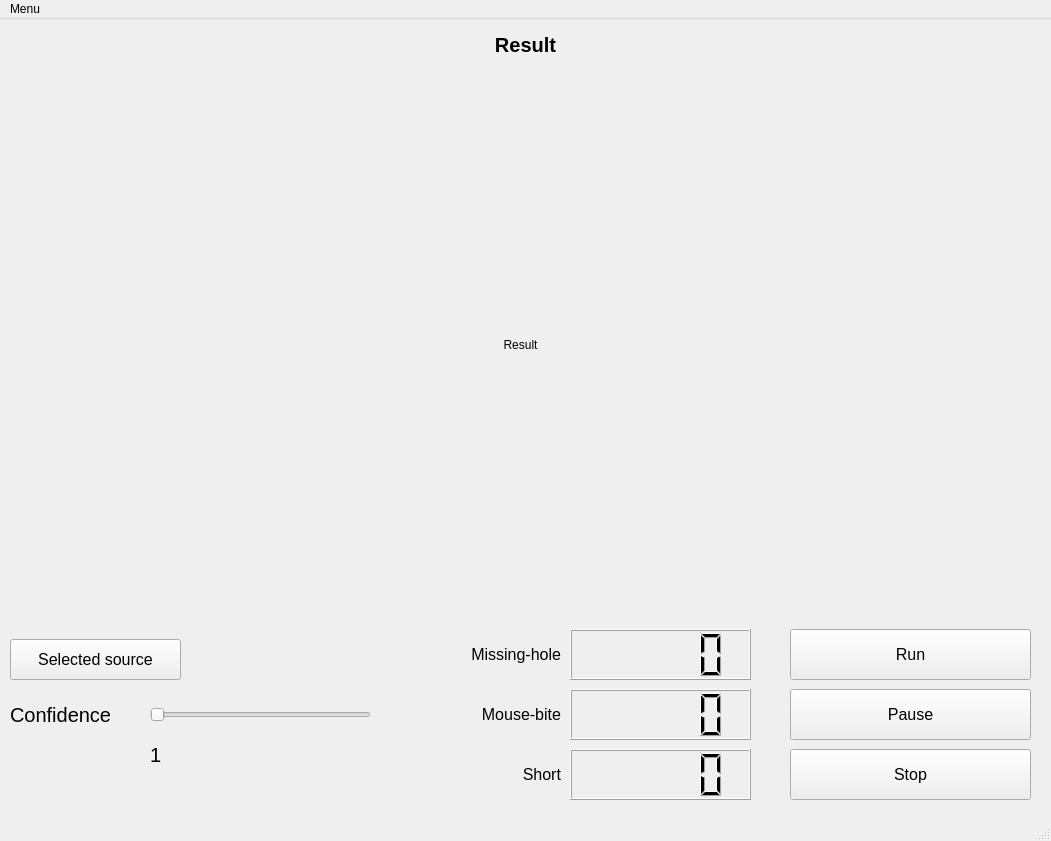
<?xml version="1.0" encoding="UTF-8"?>
<ui version="4.0">
 <class>MainWindow</class>
 <widget class="QMainWindow" name="MainWindow">
  <property name="geometry">
   <rect>
    <x>0</x>
    <y>0</y>
    <width>1051</width>
    <height>841</height>
   </rect>
  </property>
  <property name="windowTitle">
   <string>MainWindow</string>
  </property>
  <widget class="QWidget" name="centralwidget">
   <widget class="QLabel" name="resultimg">
    <property name="geometry">
     <rect>
      <x>10</x>
      <y>50</y>
      <width>1021</width>
      <height>551</height>
     </rect>
    </property>
    <property name="text">
     <string>Result</string>
    </property>
    <property name="alignment">
     <set>Qt::AlignCenter</set>
    </property>
   </widget>
   <widget class="QLabel" name="label_2">
    <property name="geometry">
     <rect>
      <x>10</x>
      <y>10</y>
      <width>1031</width>
      <height>31</height>
     </rect>
    </property>
    <property name="font">
     <font>
      <pointsize>15</pointsize>
      <weight>75</weight>
      <bold>true</bold>
     </font>
    </property>
    <property name="text">
     <string>Result</string>
    </property>
    <property name="alignment">
     <set>Qt::AlignCenter</set>
    </property>
   </widget>
   <widget class="QLCDNumber" name="hole_dp">
    <property name="geometry">
     <rect>
      <x>570</x>
      <y>610</y>
      <width>181</width>
      <height>51</height>
     </rect>
    </property>
   </widget>
   <widget class="QLabel" name="label">
    <property name="geometry">
     <rect>
      <x>440</x>
      <y>610</y>
      <width>121</width>
      <height>51</height>
     </rect>
    </property>
    <property name="font">
     <font>
      <pointsize>12</pointsize>
     </font>
    </property>
    <property name="text">
     <string>Missing-hole</string>
    </property>
    <property name="alignment">
     <set>Qt::AlignRight|Qt::AlignTrailing|Qt::AlignVCenter</set>
    </property>
   </widget>
   <widget class="QSlider" name="conf_slider">
    <property name="geometry">
     <rect>
      <x>150</x>
      <y>680</y>
      <width>221</width>
      <height>31</height>
     </rect>
    </property>
    <property name="font">
     <font>
      <pointsize>1</pointsize>
     </font>
    </property>
    <property name="minimum">
     <number>1</number>
    </property>
    <property name="maximum">
     <number>100</number>
    </property>
    <property name="orientation">
     <enum>Qt::Horizontal</enum>
    </property>
   </widget>
   <widget class="QLabel" name="label_3">
    <property name="geometry">
     <rect>
      <x>10</x>
      <y>680</y>
      <width>141</width>
      <height>31</height>
     </rect>
    </property>
    <property name="font">
     <font>
      <pointsize>15</pointsize>
     </font>
    </property>
    <property name="text">
     <string>Confidence</string>
    </property>
   </widget>
   <widget class="QLabel" name="conf_text">
    <property name="geometry">
     <rect>
      <x>150</x>
      <y>720</y>
      <width>51</width>
      <height>31</height>
     </rect>
    </property>
    <property name="font">
     <font>
      <pointsize>15</pointsize>
     </font>
    </property>
    <property name="text">
     <string>1</string>
    </property>
   </widget>
   <widget class="QPushButton" name="pause_bt">
    <property name="geometry">
     <rect>
      <x>790</x>
      <y>670</y>
      <width>241</width>
      <height>51</height>
     </rect>
    </property>
    <property name="font">
     <font>
      <pointsize>12</pointsize>
     </font>
    </property>
    <property name="text">
     <string>Pause</string>
    </property>
   </widget>
   <widget class="QPushButton" name="run_bt">
    <property name="geometry">
     <rect>
      <x>790</x>
      <y>610</y>
      <width>241</width>
      <height>51</height>
     </rect>
    </property>
    <property name="font">
     <font>
      <pointsize>12</pointsize>
     </font>
    </property>
    <property name="text">
     <string>Run</string>
    </property>
   </widget>
   <widget class="QPushButton" name="stop_bt">
    <property name="geometry">
     <rect>
      <x>790</x>
      <y>730</y>
      <width>241</width>
      <height>51</height>
     </rect>
    </property>
    <property name="font">
     <font>
      <pointsize>12</pointsize>
     </font>
    </property>
    <property name="text">
     <string>Stop</string>
    </property>
   </widget>
   <widget class="QPushButton" name="selected_video">
    <property name="geometry">
     <rect>
      <x>10</x>
      <y>620</y>
      <width>171</width>
      <height>41</height>
     </rect>
    </property>
    <property name="font">
     <font>
      <pointsize>12</pointsize>
     </font>
    </property>
    <property name="text">
     <string>Selected source</string>
    </property>
   </widget>
   <widget class="QLabel" name="label_4">
    <property name="geometry">
     <rect>
      <x>440</x>
      <y>670</y>
      <width>121</width>
      <height>51</height>
     </rect>
    </property>
    <property name="font">
     <font>
      <pointsize>12</pointsize>
     </font>
    </property>
    <property name="text">
     <string>Mouse-bite</string>
    </property>
    <property name="alignment">
     <set>Qt::AlignRight|Qt::AlignTrailing|Qt::AlignVCenter</set>
    </property>
   </widget>
   <widget class="QLCDNumber" name="mouse_bite_dp">
    <property name="geometry">
     <rect>
      <x>570</x>
      <y>670</y>
      <width>181</width>
      <height>51</height>
     </rect>
    </property>
   </widget>
   <widget class="QLabel" name="label_5">
    <property name="geometry">
     <rect>
      <x>440</x>
      <y>730</y>
      <width>121</width>
      <height>51</height>
     </rect>
    </property>
    <property name="font">
     <font>
      <pointsize>12</pointsize>
     </font>
    </property>
    <property name="text">
     <string>Short</string>
    </property>
    <property name="alignment">
     <set>Qt::AlignRight|Qt::AlignTrailing|Qt::AlignVCenter</set>
    </property>
   </widget>
   <widget class="QLCDNumber" name="short_dp">
    <property name="geometry">
     <rect>
      <x>570</x>
      <y>730</y>
      <width>181</width>
      <height>51</height>
     </rect>
    </property>
   </widget>
  </widget>
  <widget class="QMenuBar" name="menubar">
   <property name="geometry">
    <rect>
     <x>0</x>
     <y>0</y>
     <width>1051</width>
     <height>26</height>
    </rect>
   </property>
   <widget class="QMenu" name="menuMenu">
    <property name="title">
     <string>Menu</string>
    </property>
    <addaction name="actionExit"/>
   </widget>
   <addaction name="menuMenu"/>
  </widget>
  <widget class="QStatusBar" name="statusbar"/>
  <action name="actionExit">
   <property name="text">
    <string>Exit</string>
   </property>
  </action>
 </widget>
 <resources/>
 <connections>
  <connection>
   <sender>conf_slider</sender>
   <signal>valueChanged(int)</signal>
   <receiver>conf_text</receiver>
   <slot>setNum(int)</slot>
   <hints>
    <hint type="sourcelabel">
     <x>207</x>
     <y>639</y>
    </hint>
    <hint type="destinationlabel">
     <x>176</x>
     <y>670</y>
    </hint>
   </hints>
  </connection>
 </connections>
</ui>
